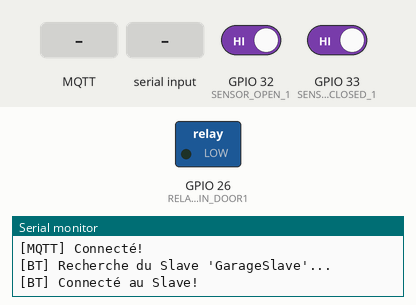
Recording of a sketch running on a simulated ESP32. Parts: switched loads named in the sketch (green lamp = pin HIGH), the last lines printed to the serial monitor. The test bench sets the inputs (shaded band); at power-on: GPIO 32 (SENSOR_OPEN_1) HIGH, GPIO 33 (SENSOR_CLOSED_1) HIGH. WiFi joins after 1.5 s; servers stay silent unless stated; random numbers use the default seed unless the sketch sets one; no MQTT or app messages arrive unless stated; nothing arrives over Bluetooth unless stated.

Above: at 2.7 s.
2.8 s: MQTT message "TOGGLE" arrives on the first subscribed topic
At 3.2 s:
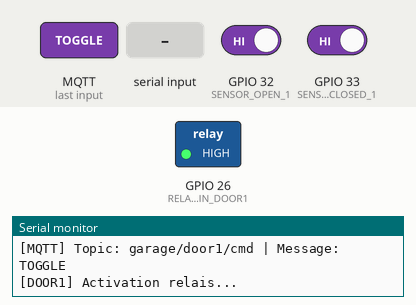
4.8 s: GPIO 32 (SENSOR_OPEN_1) driven LOW
6.5 s: GPIO 33 (SENSOR_CLOSED_1) driven LOW
11.5 s: "STATUS:\n" received over the second serial link
13.0 s: MQTT message "STATUS:" arrives on the first subscribed topic
14.5 s: "TOGGLE\n" received over the second serial link
Timing chart, 0 to 17.0 s (numbered marks = the images above; inputs shaded):
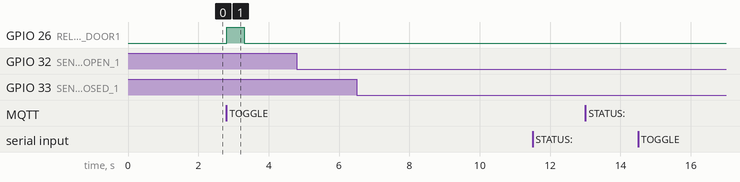

The sketch:

esp32_master.ino
```cpp
/*
  ESP32 MASTER - Garage Door Controller
  - Connecté au WiFi et au broker MQTT
  - Contrôle la Porte 1 directement (relais)
  - Communique avec ESP32 Slave via Bluetooth Serial pour la Porte 2
  - Publie le statut des 2 portes sur MQTT
*/

#include <WiFi.h>
#include <PubSubClient.h>
#include <BluetoothSerial.h>

// ==================== CONFIGURATION ====================
// WiFi
const char* WIFI_SSID     = "VOTRE_SSID";
const char* WIFI_PASSWORD  = "VOTRE_MOT_DE_PASSE";

// MQTT Broker
const char* MQTT_SERVER   = "192.168.1.100";  // IP du broker MQTT
const int   MQTT_PORT     = 1883;
const char* MQTT_USER     = "";                // Laisser vide si pas d'auth
const char* MQTT_PASSWORD = "";

// Topics MQTT
const char* TOPIC_DOOR1_CMD    = "garage/door1/cmd";
const char* TOPIC_DOOR2_CMD    = "garage/door2/cmd";
const char* TOPIC_DOOR1_STATUS = "garage/door1/status";
const char* TOPIC_DOOR2_STATUS = "garage/door2/status";

// Pins - Porte 1
const int RELAY_PIN_DOOR1  = 26;   // Relais pour actionner la porte 1
const int SENSOR_OPEN_1    = 32;   // Capteur porte ouverte (reed switch)
const int SENSOR_CLOSED_1  = 33;   // Capteur porte fermée (reed switch)

// Bluetooth
const char* BT_DEVICE_NAME = "GarageMaster";
// ========================================================

BluetoothSerial SerialBT;
WiFiClient wifiClient;
PubSubClient mqtt(wifiClient);

String door1Status = "unknown";
String door2Status = "unknown";

unsigned long lastStatusPublish = 0;
const unsigned long STATUS_INTERVAL = 5000; // Publier le statut toutes les 5s

unsigned long lastBtCheck = 0;
const unsigned long BT_CHECK_INTERVAL = 1000;

// Pulse le relais pour simuler un appui bouton
void pulseDoor1() {
  Serial.println("[DOOR1] Activation relais...");
  digitalWrite(RELAY_PIN_DOOR1, HIGH);
  delay(500);
  digitalWrite(RELAY_PIN_DOOR1, LOW);
  Serial.println("[DOOR1] Relais désactivé.");
}

// Lit le statut de la porte 1 via les capteurs
String readDoor1Status() {
  bool isOpen   = digitalRead(SENSOR_OPEN_1) == LOW;   // Reed switch = LOW quand fermé
  bool isClosed = digitalRead(SENSOR_CLOSED_1) == LOW;

  if (isClosed) return "closed";
  if (isOpen)   return "open";
  return "moving";
}

// Envoie une commande à l'ESP32 Slave via Bluetooth
void sendBtCommand(const char* cmd) {
  if (SerialBT.connected()) {
    SerialBT.println(cmd);
    Serial.printf("[BT] Commande envoyée: %s\n", cmd);
  } else {
    Serial.println("[BT] Slave non connecté!");
  }
}

// Lit les messages du Slave via Bluetooth
void processBtMessages() {
  if (SerialBT.available()) {
    String msg = SerialBT.readStringUntil('\n');
    msg.trim();
    Serial.printf("[BT] Reçu du Slave: %s\n", msg.c_str());

    // Le slave envoie le statut de la porte 2
    if (msg.startsWith("STATUS:")) {
      door2Status = msg.substring(7);
      mqtt.publish(TOPIC_DOOR2_STATUS, door2Status.c_str(), true);
    }
  }
}

// Callback MQTT - réception de commandes
void mqttCallback(char* topic, byte* payload, unsigned int length) {
  String message;
  for (unsigned int i = 0; i < length; i++) {
    message += (char)payload[i];
  }
  message.trim();

  Serial.printf("[MQTT] Topic: %s | Message: %s\n", topic, message.c_str());

  // Commande Porte 1
  if (String(topic) == TOPIC_DOOR1_CMD) {
    if (message == "TOGGLE") {
      pulseDoor1();
    } else if (message == "OPEN") {
      if (door1Status == "closed" || door1Status == "unknown") {
        pulseDoor1();
      }
    } else if (message == "CLOSE") {
      if (door1Status == "open" || door1Status == "unknown") {
        pulseDoor1();
      }
    }
  }

  // Commande Porte 2 -> relayée au Slave via Bluetooth
  if (String(topic) == TOPIC_DOOR2_CMD) {
    if (message == "TOGGLE") {
      sendBtCommand("TOGGLE");
    } else if (message == "OPEN") {
      sendBtCommand("OPEN");
    } else if (message == "CLOSE") {
      sendBtCommand("CLOSE");
    }
  }
}

void connectWiFi() {
  Serial.printf("[WIFI] Connexion à %s", WIFI_SSID);
  WiFi.begin(WIFI_SSID, WIFI_PASSWORD);
  while (WiFi.status() != WL_CONNECTED) {
    delay(500);
    Serial.print(".");
  }
  Serial.printf("\n[WIFI] Connecté! IP: %s\n", WiFi.localIP().toString().c_str());
}

void connectMQTT() {
  while (!mqtt.connected()) {
    Serial.println("[MQTT] Connexion au broker...");
    String clientId = "GarageMaster-" + String(random(0xffff), HEX);

    bool connected;
    if (strlen(MQTT_USER) > 0) {
      connected = mqtt.connect(clientId.c_str(), MQTT_USER, MQTT_PASSWORD);
    } else {
      connected = mqtt.connect(clientId.c_str());
    }

    if (connected) {
      Serial.println("[MQTT] Connecté!");
      mqtt.subscribe(TOPIC_DOOR1_CMD);
      mqtt.subscribe(TOPIC_DOOR2_CMD);
      // Publier statut initial
      mqtt.publish(TOPIC_DOOR1_STATUS, door1Status.c_str(), true);
      mqtt.publish(TOPIC_DOOR2_STATUS, door2Status.c_str(), true);
    } else {
      Serial.printf("[MQTT] Échec (rc=%d). Retry dans 5s...\n", mqtt.state());
      delay(5000);
    }
  }
}

void setup() {
  Serial.begin(115200);
  Serial.println("\n========= ESP32 MASTER - Garage Door Controller =========");

  // GPIO
  pinMode(RELAY_PIN_DOOR1, OUTPUT);
  digitalWrite(RELAY_PIN_DOOR1, LOW);
  pinMode(SENSOR_OPEN_1, INPUT_PULLUP);
  pinMode(SENSOR_CLOSED_1, INPUT_PULLUP);

  // Bluetooth
  SerialBT.begin(BT_DEVICE_NAME, true); // true = master mode
  Serial.println("[BT] Mode Master démarré. En attente du Slave...");

  // WiFi
  connectWiFi();

  // MQTT
  mqtt.setServer(MQTT_SERVER, MQTT_PORT);
  mqtt.setCallback(mqttCallback);
  connectMQTT();

  // Connexion Bluetooth au Slave
  Serial.println("[BT] Recherche du Slave 'GarageSlave'...");
  bool btConnected = SerialBT.connect("GarageSlave");
  if (btConnected) {
    Serial.println("[BT] Connecté au Slave!");
  } else {
    Serial.println("[BT] Impossible de se connecter au Slave. Réessai au prochain cycle.");
  }
}

void loop() {
  // Maintenir les connexions
  if (WiFi.status() != WL_CONNECTED) {
    connectWiFi();
  }
  if (!mqtt.connected()) {
    connectMQTT();
  }
  mqtt.loop();

  // Reconnecter Bluetooth si déconnecté
  if (!SerialBT.connected()) {
    if (millis() - lastBtCheck > 10000) { // Retry toutes les 10s
      lastBtCheck = millis();
      Serial.println("[BT] Tentative de reconnexion au Slave...");
      SerialBT.connect("GarageSlave");
    }
  }

  // Lire messages Bluetooth du Slave
  processBtMessages();

  // Publier statut périodiquement
  if (millis() - lastStatusPublish > STATUS_INTERVAL) {
    lastStatusPublish = millis();

    // Statut porte 1
    String newStatus = readDoor1Status();
    if (newStatus != door1Status) {
      door1Status = newStatus;
      Serial.printf("[DOOR1] Nouveau statut: %s\n", door1Status.c_str());
    }
    mqtt.publish(TOPIC_DOOR1_STATUS, door1Status.c_str(), true);

    // Demander le statut au Slave
    if (SerialBT.connected()) {
      SerialBT.println("GET_STATUS");
    }
  }
}
```

Measured:
- after the input at 2.8 s, GPIO 26 (RELAY_PIN_DOOR1): LOW → HIGH at once, → LOW 0.50 s later
